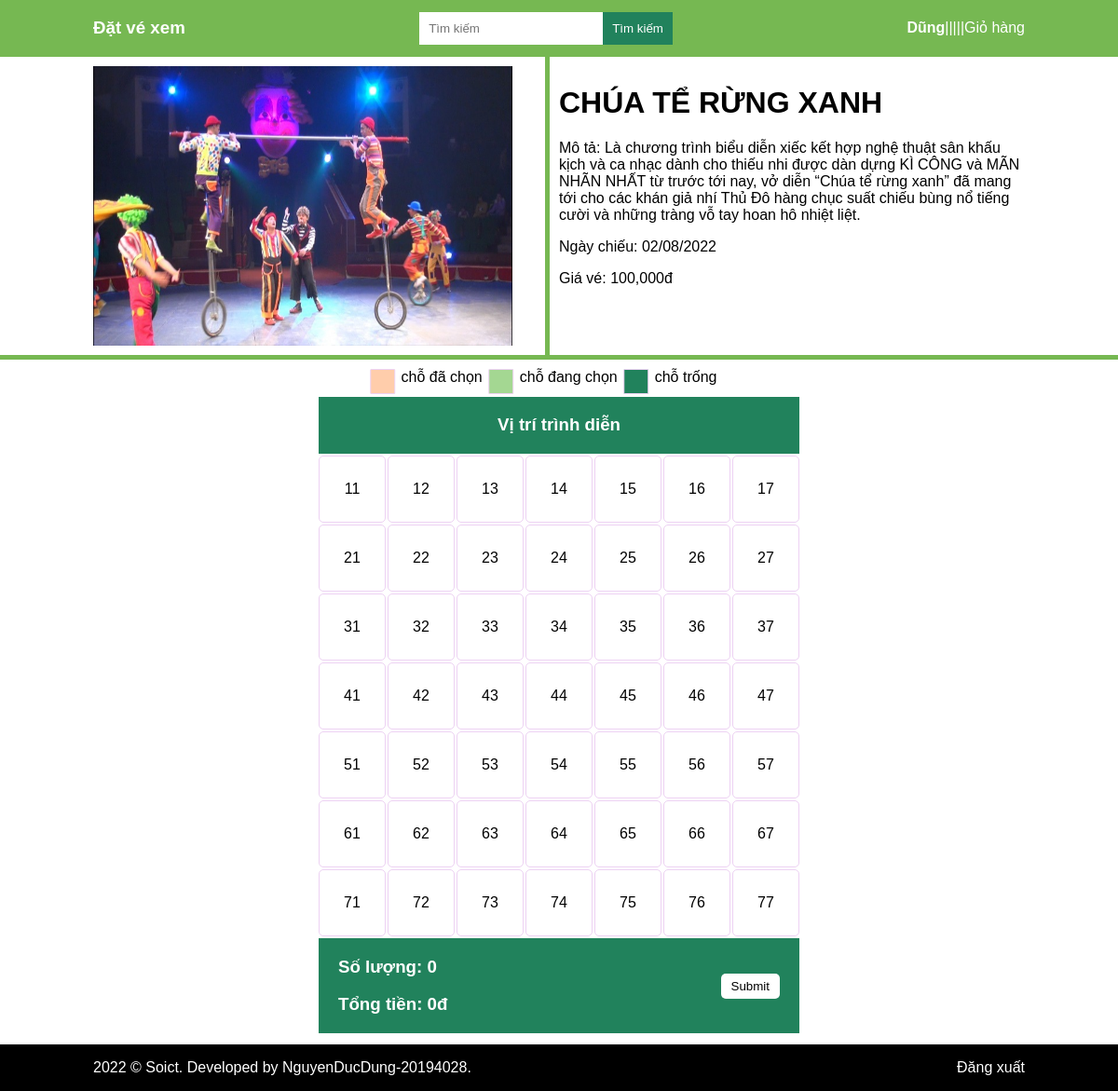
Screenshot of /index.php?page_layout=dat_ve&&id=1 (signed in) with the database file from the repository.
### tables this page shows
CREATE TABLE `nguoidung` (
  `ten` varchar(255) NOT NULL,
  `sdt` varchar(15) NOT NULL,
  `email` varchar(255) NOT NULL,
  `ID_tai_khoan` int(11) NOT NULL
);

CREATE TABLE `chuongtrinh` (
  `ID_chuong_trinh` int(11) NOT NULL,
  `ten_chuong_trinh` varchar(255) NOT NULL,
  `anh_minh_hoa` varchar(255) NOT NULL,
  `thong_tin_chuong_trinh` varchar(1000) NOT NULL,
  `gia_ve` double NOT NULL,
  `ngay_chieu` date NOT NULL
);

### dat_ve.php (the view, shortened to what this page needs)
<?php
$id = $_GET["id"];
$sql = "SELECT * FROM `chuongtrinh` WHERE `id_chuong_trinh` = '$id'";
$query = mysqli_query($conn, $sql);
$row = mysqli_fetch_array($query);
function selected($i, $j, $id, $conn)
{
    $sql1 = "SELECT * FROM `ghe` WHERE `hang`=$i AND `cot`=$j AND `id_chuong_trinh`=$id";
    $query1 = mysqli_query($conn, $sql1);
    if (mysqli_num_rows($query1) > 0) {
        echo 'class="selected" disabled';
    }
}
?>
<div class="product-detail">
    <img src="admin/images/<?php echo $row['anh_minh_hoa']; ?>">
    <div>
        <h1><?php echo $row['ten_chuong_trinh']; ?></h1>
        <p>Mô tả: <span><?php echo $row["thong_tin_chuong_trinh"] ?></span></p>
        <p>Ngày chiếu: <span><?php $date = date_create($row["ngay_chieu"]);
                                echo date_format($date, "d/m/Y") ?></span></p>
        <p>Giá vé: <?php echo number_format($row["gia_ve"], 0, '', ',') ?>đ</p>
    </div>
</div>
<div class="note">
    <div>chỗ đã chọn</div>
    <div>chỗ đang chọn</div>
    <div>chỗ trống</div>
</div>
<div class="section">
    <table>
        <tr>
            <th colspan="7">
                <h3>Vị trí trình diễn</h3>
            </th>
        </tr>
        <form role="form" method="post" enctype="multipart/form-data">
            <?php $n = 7;
            for ($i = 1; $i <= $n; $i++) {
            ?>
                <tr>
                    <?php
                    for ($j = 1; $j <= $n; $j++) {
                    ?>
                        <td id="check<?php echo $i . $j ?>" <?php selected($i, $j, $id, $conn); ?> onclick="myFunction(<?php echo $i . $j . ',' . $row['gia_ve'] ?>)">
                            <?php echo $i . $j ?>
                        </td>
                    <?php } ?>
                </tr>
            <?php } ?>
            <tr>
                <th class="last_th" colspan="7">
                    <div>
                        <div>
                            <h3>Số lượng: <span id="count">0</span></h3>
                            <h3>Tổng tiền: <span id="price">0đ</span></h3>
                        </div>
                        <input class="btn" type="submit" value="Submit" name="submit">
                    </div>
                </th>
            </tr>
        </form>
    </table>
</div>

### header.php (shortened to what this page needs)
<div class="header">
    <div class="header-left">
        <a href="index.php">
            <h3>Đặt vé xem</h3>
        </a>
    </div>
    <div class="header-mid">
        <form role="form" method="post" enctype="multipart/form-data">
            <input class="form-control" type="search" placeholder="Tìm kiếm" aria-label="Search" name="search">
            <button class="btn btn_diff" type="submit" name="sbm">Tìm kiếm</button>
        </form>
    </div>
    <div class="header-right">
        <h4>
            <?php
            if (isset($_SESSION['loai_tai_khoan'])){
            $tmp = $_SESSION["loai_tai_khoan"];
            $sql = "SELECT * FROM nguoidung
                    JOIN taikhoan
                    ON nguoidung.ID_tai_khoan = taikhoan.id
                    AND taikhoan.loai_tai_khoan = $tmp";
            $query = mysqli_query($conn, $sql);
            $row = mysqli_fetch_array($query);
            echo $row["ten"];
            ?>
        </h4>
        <p>|||||</p>
        <a href="index.php?page_layout=danh_sach_hoa_don">Giỏ hàng</a>
        <?php } ?>
    </div>
</div>

### css/style.css (style rules this page uses)
html, body { margin: 0; padding: 0; font-family: sans-serif; font-size: 1rem; }
.btn { padding: 5px 10px; text-align: center; border: 1px solid transparent; border-radius: 5px; background: #ffffff; cursor: pointer; }
a { color: #ffffff; text-decoration: none; }
input { padding: 10px; }
body>div { padding: 0px 100px; }
.header { display: flex; justify-content: space-between; align-items: center; color: #ffffff; background: #76b852; }
.header-mid input { border: none; }
.btn_diff { float: right; border: unset; border-radius: unset; }
.header-right, .header-right>div { display: flex; align-items: center; }
img { width: 300px; height: 200px; }
.product-detail { display: flex; justify-content: space-between; border-bottom: 5px solid #76b852; box-sizing: border-box; }
.product-detail>* { padding: 10px 0 10px 0; }
.product-detail img { width: 450px; height: 300px; }
.product-detail>div { padding-left: 10px; width: 50%; border-left: 5px solid #76b852; }
.product-detail .btn, form .btn { padding: 10px; background: #21825c; color: #ffffff; }
table { display: flex; justify-content: center; align-items: center; }
.note { display: flex; justify-content: center; align-items: center; }
.note div { position: relative; padding: 10px 20px; }
.note div:nth-child(1)::before { position: absolute; transform: translate(-125%, 0); content: ""; width: 25px; height: 25px; background: #ffcdab; border-radius: 1px; border: 1px solid #EDD2F3; }
.note div:nth-child(2)::before { position: absolute; transform: translate(-125%, 0); content: ""; width: 25px; height: 25px; background: #a4d792; border-radius: 1px; border: 1px solid #EDD2F3; }
.note div:nth-child(3)::before { position: absolute; transform: translate(-125%, 0); content: ""; width: 25px; height: 25px; background: #21825c; border-radius: 1px; border: 1px solid #EDD2F3; }
th { background: #21825c; color: #ffffff; }
th>div { padding: 0 20px 0 20px; display: flex; justify-content: space-between; align-items: center; }
.last_th { text-align: unset; }
td { width: 50px; height: 50px; padding: 10px; background: #ffffff; text-align: center; color: #000000; border: 1px solid #EDD2F3; border-radius: 5px; }
.section { padding-bottom: 60px; }

### rows the page displays
nguoidung: ten "Dũng"
chuongtrinh: anh_minh_hoa (picture), ten_chuong_trinh "CHÚA TỂ RỪNG XANH", thong_tin_chuong_trinh "Là chương trình biểu diễn xiếc kết hợp nghệ thuật sân khấu kịch và ca nhạc dành cho thiếu nhi được dàn dựng KÌ CÔNG và MÃN NHÃN NHẤT từ trước tới nay, vở diễn “Chúa tể rừng xanh” đã mang tới cho các khán giả nhí Thủ Đô hàng chục suất chiếu bùng nổ tiếng cười và những tràng vỗ tay hoan hô nhiệt liệt.", ngay_chieu "02/08/2022", gia_ve "100,000"
